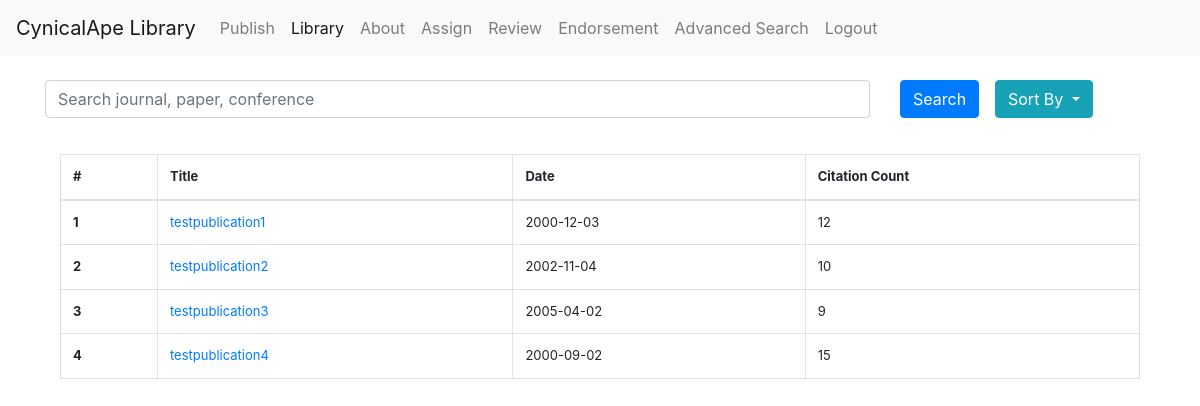
/code/infopage.php, run on the app's committed database.
### tables this page shows
CREATE TABLE publications (
	ID INT UNSIGNED NOT NULL AUTO_INCREMENT PRIMARY KEY,
	title VARCHAR(100) NOT NULL,
	publicationDate DATE NOT NULL,
	citationCount INT DEFAULT 0,
	weblink VARCHAR(200)
);

### code/getpublications.php (the view, shortened to what this page needs)
<?php
include 'connection.php';
$orderbykey = "title asc";
$whereclaus = "";
$sql = "SELECT ID, title, publicationDate, citationCount
            FROM publications
            $whereclaus
            ORDER BY $orderbykey;";
$result = $conn->query($sql);
echo "<table class = 'table table-bordered table-hover'>";
echo "<thead>";
echo "<tr>";
echo "<th scope='col'>#</th>";
echo "<th scope='col'>Title</th>";
echo "<th scope='col'>Date</th>";
echo "<th scope='col'>Citation Count</th>";
echo "</tr>";
echo "</thead>";
echo "<tbody>";
if ($result->num_rows > 0) {
    $rowcount = 1;
    while($row = $result->fetch_assoc()) {
        $id = $row['ID'];
        $title = $row['title'];
        $publicationDate= $row['publicationDate'];
        $citationCount = $row['citationCount'];
        echo "<tr>";
        echo "<th scope='row'>$rowcount</th>";
        echo "<td><a href='paperpage.php?paper=$id'>$title</a></td>";
        echo "<td>$publicationDate</td>";
        echo "<td>$citationCount</td>";
        echo "</tr>";
        $rowcount = $rowcount + 1;
    }
    echo "</tbody>";
    echo "</table>";
} else {
    echo "</tbody>";
    echo "</table>";
    echo "<p align='center'> No result with that title </p>";
}
?>

### data on the page
publications: title "testpublication1", publicationDate "2000-12-03", citationCount "12"
publications: title "testpublication2", publicationDate "2002-11-04", citationCount "10"
publications: title "testpublication3", publicationDate "2005-04-02", citationCount "9"
publications: title "testpublication4", publicationDate "2000-09-02", citationCount "15"
